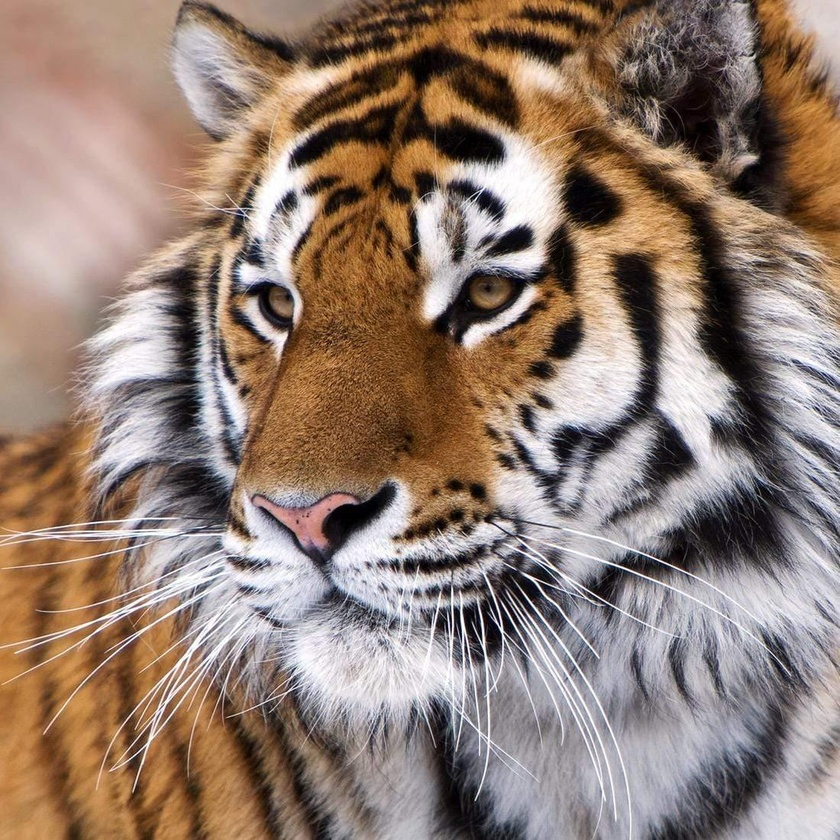
#> input picture tiger.jpg, 840 x 840 px, shrunk from 1100 x 1100 before the run
$ python wiener_filter.py
#> lines starting #> are read from the running program, lines starting #| are printed output that depends on the picture
import os
import numpy as np
import matplotlib.pyplot as plt
import cv2
import scipy

class ImageProcessor:
    def __init__(self, image_path):
#> called with image_path = 'tiger.jpg'
        self.image = self.rgb2gray(plt.imread(image_path))
        H, W = self.image.shape
        self.model = Model(H, W)

    @staticmethod
    def rgb2gray(rgb):
        return np.dot(rgb[...,:3], [0.2989, 0.5870, 0.1140])
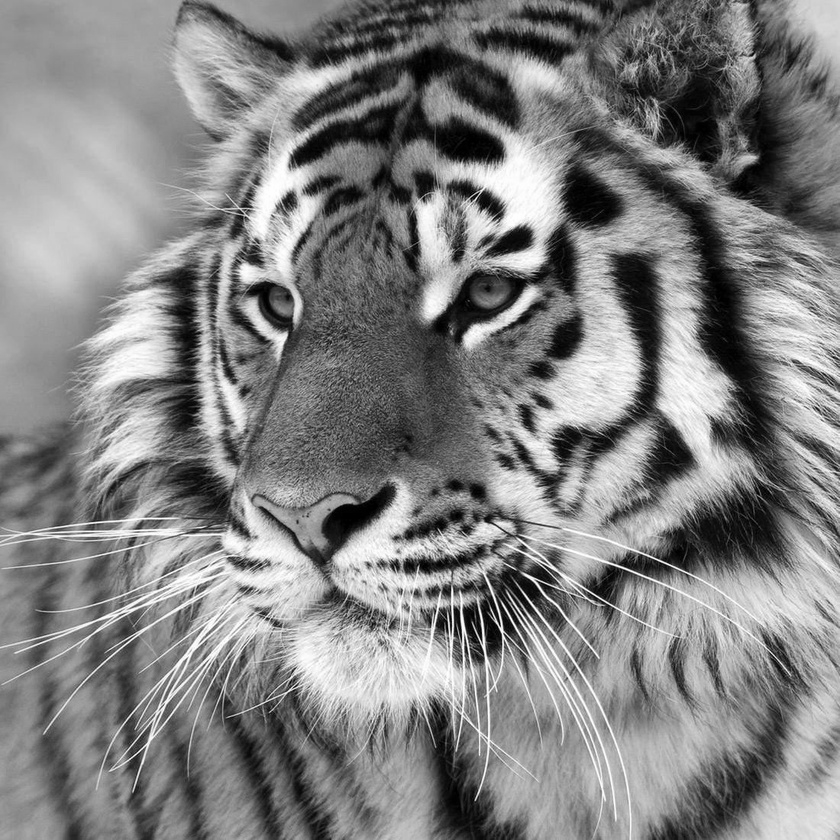
#> returned value: shape (840, 840) float64; min 0, max 255, mean 130.1

    def blur(self, mode='motion', kernel_size=20):
        if mode == 'avg':
            return self.model.avg_blur(self.image)
        elif mode == 'gaussian':
            return self.model.gaussian_blur(self.image)
        elif mode == 'motion':
            h = np.eye(kernel_size) / kernel_size
            return convolve2d(self.image, h, mode='valid')

    @staticmethod
    def add_gaussian_noise(img, sigma):
        gauss = np.random.normal(0, sigma, np.shape(img))
        noisy_img = img + gauss
        noisy_img = np.clip(noisy_img, 0, 255)
        return noisy_img

    def wiener_filter(self, img, kernel, K):
        kernel /= np.sum(kernel)
        dummy = fft2(img)
        kernel = fft2(kernel, s=img.shape)
        kernel = np.conj(kernel) / (np.abs(kernel)**2 + K)
        dummy = dummy * kernel
        return np.abs(ifft2(dummy))

    def process(self, kernel_size=20, sigma=120, K=30):
        motion_blurred_img = self.blur(mode='motion', kernel_size=kernel_size)
        noisy_img = self.add_gaussian_noise(motion_blurred_img, sigma=sigma)
        kernel = self.model.gaussian_kernel(kernel_size)
        filtered_img = self.wiener_filter(noisy_img, kernel, K=K)
        return [self.image, motion_blurred_img, noisy_img, filtered_img]

if __name__ == "__main__":
    processor = ImageProcessor(os.path.join('tiger.jpg'))
#> (the run stopped early here; a loop or call above may not have finished)
